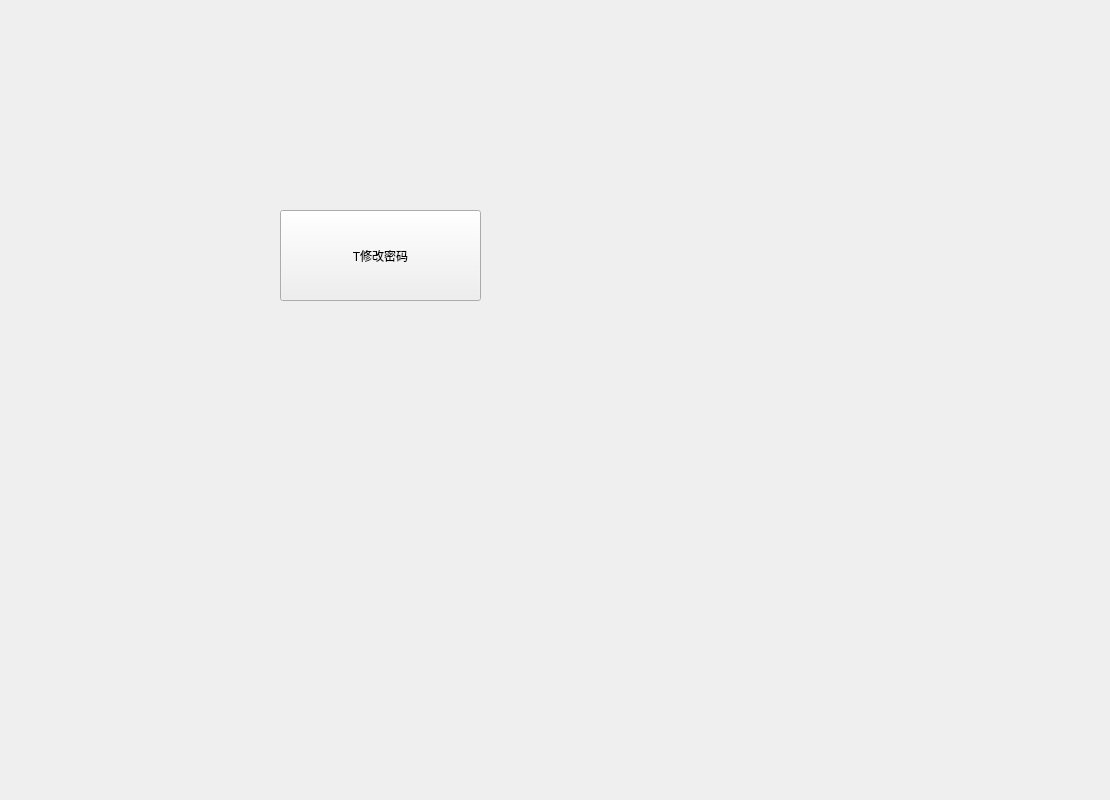
<?xml version="1.0" encoding="UTF-8"?>
<ui version="4.0">
 <class>TraderChangePswdForm</class>
 <widget class="QWidget" name="TraderChangePswdForm">
  <property name="geometry">
   <rect>
    <x>0</x>
    <y>0</y>
    <width>1110</width>
    <height>800</height>
   </rect>
  </property>
  <property name="windowTitle">
   <string>Form</string>
  </property>
  <widget class="QPushButton" name="pushButton">
   <property name="geometry">
    <rect>
     <x>280</x>
     <y>210</y>
     <width>201</width>
     <height>91</height>
    </rect>
   </property>
   <property name="text">
    <string>T修改密码</string>
   </property>
  </widget>
 </widget>
 <resources/>
 <connections/>
</ui>
